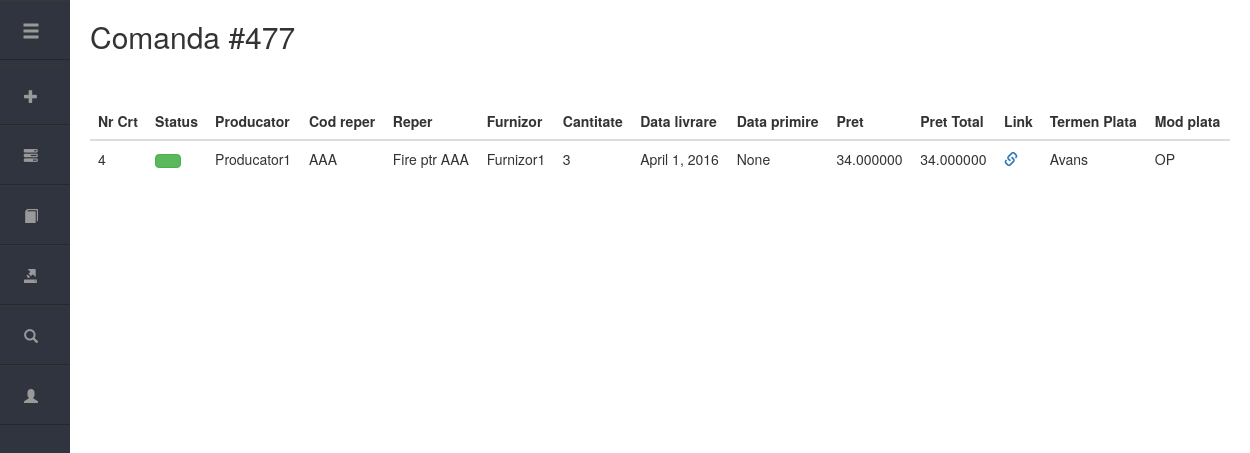
Before: /comanda/2/ with the older database file.
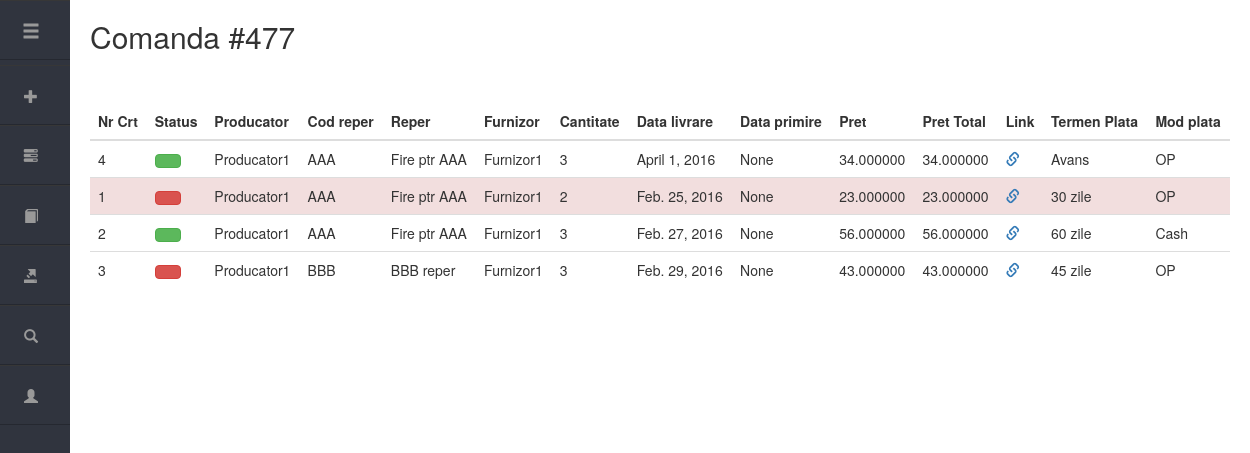
After: the same page with the newer database file.
### orderhelper/models.py (models this page shows, shortened)
class Comanda(models.Model):
	numar_unic = models.IntegerField()
	status = models.ForeignKey('Status', null=True)
	data = models.DateField('Data',default=now())
	obiect_succint = models.TextField('Obiect Succint', null=True)
	solicitant = models.ForeignKey('Persoana',null=True, verbose_name='Solicitant')
	preluat = models.ForeignKey('auth.User', verbose_name='Preluare', null=True)
	data_livrare = models.DateField('Data livrare', null=True)
	data_primire = models.DateField('Data primire', null=True,blank=True)
	proiect = models.ForeignKey('Proiect', null=True)
	facturat = models.DecimalField('Facturat', default=0, max_digits=9, decimal_places=6, null=True, blank=True)
	de_facturat = models.DecimalField('De facturat', default=0, max_digits=9, decimal_places=6, null=True, blank=True)
	tva_facturat = models.DecimalField('TVA Facturat', default=0, max_digits=9, decimal_places=6, null=True, blank=True)
	tva_de_facturat = models.DecimalField('TVA de Facturat', default=0, max_digits=9, decimal_places=6, null=True, blank=True)
	group = models.ManyToManyField(Group, related_name='coamandas')
	def __str__(self):
		return 'Comanda #' + str(self.numar_unic)

class Subcomanda(models.Model):
	comanda_ref = models.ForeignKey('Comanda', null=True, verbose_name='Comanda')
	numar_curent = models.IntegerField('Numar Curent',null=True)
	status = models.ForeignKey('Status',null=True)
	producator = models.ForeignKey('Producator', null=True)
	reper = models.ForeignKey('Reper', null=True)
	furnizor = models.ForeignKey('Furnizor', null=True)
	cantitate = models.DecimalField('Cantitate', default=0, max_digits=9, decimal_places=0, null=True)
	data_livrare = models.DateField('Data livrare',null=True)
	data_primire = models.DateField('Data primire',blank=True, null=True)
	pret = models.DecimalField('Pret', default=0, max_digits=9, decimal_places=6, null=True)
	link = models.URLField('Link',blank=True,null=True)
	facturat = models.DecimalField('Facturat', default=0, max_digits=9, decimal_places=6, null=True, blank=True)
	de_facturat = models.DecimalField('De facturat', default=0, max_digits=9, decimal_places=6, null=True, blank=True)
	tva_facturat = models.DecimalField('TVA Facturat', default=0, max_digits=9, decimal_places=6, null=True, blank=True)
	tva_de_facturat = models.DecimalField('TVA de Facturat', default=0, max_digits=9, decimal_places=6, null=True, blank=True)
	data_de_facturare = models.DateField('Data de facturare', null=True, blank=True)
	termen_plata = models.ForeignKey('TermenPlata', null=True)
	mod_plata = models.ForeignKey('ModPlata', null=True)
	def is_late(self):
		return date.today().isoformat() > self.data_livrare.isoformat()
	def is_today(self):
		return date.today().isoformat() == self.data_livrare.isoformat()

class Producator(models.Model):
	nume = models.CharField('Nume', max_length=255)
	descriere = models.TextField('Descriere', blank=True, null=True)
	telefon = models.CharField('Telefon', max_length=10, blank=True, null=True)
	def __str__(self):
		return self.nume

class Reper(models.Model):
	cod_reper = models.CharField('Cod reper', max_length=100, null=True)
	reper = models.TextField('Reper',null=True)

class Furnizor(models.Model):
	nume = models.CharField('Nume', max_length=255)
	descriere = models.TextField('Descriere', blank=True, null=True)
	telefon = models.CharField('Telefon', max_length=10, blank=True, null=True)
	def __str__(self):
		return self.nume

class TermenPlata(models.Model):
	tip = models.CharField('Tip termen', max_length=50)
	def __str__(self):
		return self.tip

class ModPlata(models.Model):
	tip = models.CharField('Mod plata', max_length=50)
	def __str__(self):
		return self.tip

### orderhelper/views.py (the view)
# urls.py: url(r'^comanda/(?P<pk>[0-9]+)/$', views.comanda_subcomenzi, name='comanda_subcomenzi'),
def comanda_subcomenzi(request, pk):
	comanda = get_object_or_404(Comanda, pk=pk)
	subcomenzi = Subcomanda.objects.all().filter(comanda_ref__pk=pk)
	comanda = Comanda.objects.get(pk=pk)
	return render(request,'orderhelper/comanda_subcomenzi.html', {'subcomenzi':subcomenzi, 'comanda':comanda})

### orderhelper/templates/orderhelper/comanda_subcomenzi.html (shortened to what this page needs)
{% extends 'orderhelper/base.html' %}
	{% block content %}
	<h2>{{ comanda }}</h2>
	<br /><br />
	   		 		<div class="table-responsive">
		           		<table class="table">
		              	<thead>
			                <tr>
			                  <th>Nr Crt</th>
			                  <th>Status</th>
			                  <th>Producator</th>
			                  <th>Cod reper</th>
			                  <th>Reper</th>
			                  <th>Furnizor</th>
			                  <th>Cantitate</th>
			                  <th>Data livrare</th>
			                  <th>Data primire</th>
			                  <th>Pret</th>
			                  <th>Pret Total</th>
			                  <th>Link</th>
			                  <th>Termen Plata</th>
			                  <th>Mod plata</th>
			                </tr>
		              	</thead>
		               <tbody>
		               {% for subcomanda in subcomenzi %}
			                 <tr class="{%if subcomanda.is_late %} danger {% endif %} {%if subcomanda.is_today %} warning {% endif %}">
			                  <td>{{ subcomanda.numar_curent }}</td>
			                  <td>
			                  	 {% if subcomanda.status.text == 'Deschis'  %}
			                  	 	<span class="btn btn-success"></span>
			                  	 {% endif %}
			                  	  {% if subcomanda.status.text == 'Inchis'  %}
			                  	 	<span class="btn btn-danger"></span>
			                  	 {% endif %}
			                  </td>
			                  <td>{{ subcomanda.producator }}</td>
			                  <td>{{ subcomanda.reper.cod_reper }}</td>
			                  <td>{{ subcomanda.reper.reper }}</td>
			                  <td>{{ subcomanda.furnizor }}</td>
			                  <td>{{ subcomanda.cantitate }}</td>
			                  <td>{{ subcomanda.data_livrare }}</td>
			                  <td>{{ subcomanda.data_primire }}</td>
			                  <td>{{ subcomanda.pret }}</td>
			                  <td>{{ subcomanda.pret }}</td>
			                  <td><a href="{{ subcomanda.link }}" target="_blank"><span class="glyphicon glyphicon-link"></a></td>
			                  <td>{{ subcomanda.termen_plata }}</td>
			                  <td>{{ subcomanda.mod_plata }}</td>
			                </tr>
			            {% endfor %}
			            </div>
	            	</div>
    {% endblock %}

### orderhelper/templates/orderhelper/base.html (shortened to what this page needs)
{% load staticfiles %}
<!DOCTYPE html>
<html>
<head>
	<link rel="stylesheet" href="{% static 'css/bootstrap.min.css' %}">
	<link rel="stylesheet" href="{% static 'css/main.css' %}">
  <link rel="stylesheet" href="{% static 'css/dashboard.css' %}">
</head>
<body>
  <div id="wrapper">
    <div id="sidebar-wrapper">
      <ul id="sidebar_menu" class="sidebar-nav">
        <li class="sidebar-brand">
          <a id="menu-toggle" href="#">Menu
            <span id="main_icon" class="glyphicon glyphicon-menu-hamburger" aria-hidden="true"></span>
          </a>
        </li>
      </ul>
      <ul class="sidebar-nav" id="sidebar">
        <li>
          <a href="{% url 'add_home' %}">Add
            <span id="sub_icon" class="glyphicon glyphicon-plus"></span>
            </a>
        </li>
        <li class="current">
          <a href="{% url 'pending_comanda' %}">Pending
            <span id="sub_icon" class="glyphicon glyphicon-tasks"></span>
          </a>
        </li>
        <li>
           <a href="{% url 'order_history' %}">History
            <span id="sub_icon" class="glyphicon glyphicon-book"></span>
          </a>
        </li>
        <li>
          <a>Export
            <span id="sub_icon" class="glyphicon glyphicon-export"></span>
          </a>
        </li>
        <li>
          <a onclick="location.reload();location.href='search.html'">Search
            <span id="sub_icon" class="glyphicon glyphicon-search"></span>
          </a>
        </li>
        <li>
          <a onclick="location.reload();location.href='profile.html'">Profile
          <span id="sub_icon" class="glyphicon glyphicon-user"></span>
          </a>
        </li>
      </ul>
    </div>
  <div class="container">
  {% block content %}
  {% endblock %}
	</div>
</body>
</html>

### orderhelper/static/css/main.css (style rules this page uses)
body { top: 0; }
#wrapper { padding-left: 70px; transition: all .4s ease 0s; height: 100% }
#sidebar-wrapper { margin-left: -150px; left: 70px; width: 150px; background: #30343e; position: fixed; height: 100%; z-index: 10000; transition: all .4s ease 0s; }
.sidebar-nav { display: block; float: left; width: 150px; list-style: none; margin: 0; padding: 0; }
#sidebar_menu li a, .sidebar-nav li a { color: #999; display: block; float: left; text-decoration: none; width: 150px; height: 60px; background: #30343e; border-top: 1px solid #373737; border-bottom: 1px solid #252830; -webkit-transition: background .5s; -moz-transition: background .5s; -o-transition: background .5s; -ms-transition: background .5s; transition: background .5s; }
.sidebar-nav li { line-height: 40px; text-indent: 20px; }
.sidebar-nav li a { color: #999999; display: block; text-decoration: none; }
.sidebar-nav > .sidebar-brand { height: 65px; line-height: 60px; font-size: 18px; }
.sidebar-nav > .sidebar-brand a { color: #999999; }
#main_icon { float:right; padding-right: 30px; padding-top:20px; }
#sub_icon { float:right; padding-right: 32px; padding-top: 22px; }

Changed rows visible on the page:
added Subcomanda: numar_curent "1", producator "Producator1", reper.cod_reper "AAA", reper.reper "Fire ptr AAA", furnizor "Furnizor1", cantitate "2", data_livrare "Feb. 25, 2016", data_primire "None", pret "23.000000", termen_plata "30 zile", mod_plata "OP"
added Subcomanda: numar_curent "2", producator "Producator1", reper.cod_reper "AAA", reper.reper "Fire ptr AAA", furnizor "Furnizor1", cantitate "3", data_livrare "Feb. 27, 2016", data_primire "None", pret "56.000000", termen_plata "60 zile", mod_plata "Cash"
added Subcomanda: numar_curent "3", producator "Producator1", reper.cod_reper "BBB", reper.reper "BBB reper", furnizor "Furnizor1", cantitate "3", data_livrare "Feb. 29, 2016", data_primire "None", pret "43.000000", termen_plata "45 zile", mod_plata "OP"
